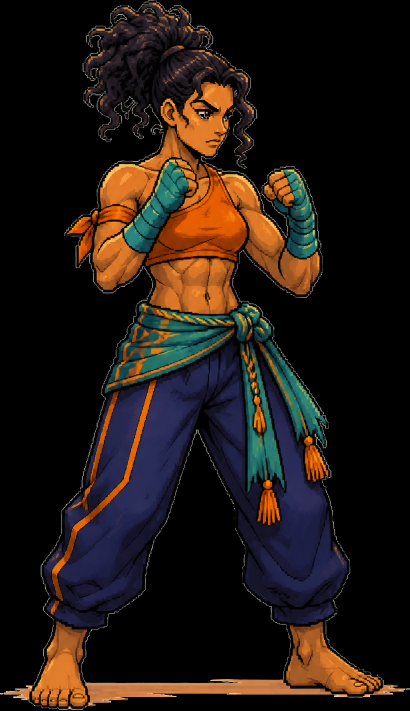
#> input picture SGDK_projects/_agent_laboratory/TAINA_RESAMPLING_ROUTE_LAB [VER.001] [SGDK 211] [GEN] [LAB] [ART_TRANSLATION]/inputs/canonical_crop_premultiplied.png, 819 x 1422 px (shown at 1/2 size)
$ python -i run_primary_artistic_cleanup.py   (imports and definitions only)
#> lines starting #> are read from the running program, lines starting #| are printed output that depends on the picture
#!/usr/bin/env python3
"""Localized artistic cleanup for the selected PRIMARY, lab-only.

This is a native-grid patch pass over the selected hybrid incumbent. It does
not regenerate the pose and it never uses the old v01-v04 assets as input.
Material ownership is authored from coordinate masks before palette remap;
it is deliberately reported as not_run until human/artistic review.
"""
import argparse, hashlib, json, sys
from pathlib import Path
from PIL import Image, ImageDraw

W,H=56,80
PARENT_ID="hybrid_cleanup_primary_im_lanczos3_rework_v01"
PARENT_SHA="cb6ff5c695c5e7b76e80d84ebd497f8f55e162561c0f2caeb0f345604c31529e"
OUT_ID="hybrid_cleanup_primary_im_lanczos3_rework_v02"
PALETTE=[(0,0,0),(34,0,0),(34,0,34),(68,34,68),(102,68,34),(136,68,34),(170,102,34),(204,136,68),(204,68,0),(238,102,0),(238,136,68),(0,68,68),(0,136,136),(0,170,170),(0,0,68),(34,34,102)]
ROLE_INDEX={"transparent":0,"outline":1,"hair_deep":2,"hair_base":3,"hair_highlight":4,"skin_shadow":5,"skin_base":6,"skin_highlight":7,"top_shadow":8,"top_base":9,"top_highlight":10,"wrap_shadow":11,"wrap_base":12,"wrap_highlight":13,"trouser_shadow":14,"trouser_base":15}
ROLE_OWNER={"transparent":0,"outline":1,"hair":2,"skin":3,"top":4,"wrap_sash":5,"trousers":6,"feet":3}
ALLOWED={"outline":[1],"hair":[2,3,4],"skin":[5,6,7],"top":[8,9,10],"wrap_sash":[11,12,13],"trousers":[14,15],"feet":[5,6,7]}

# Coordinate patches are intentional art decisions. Desired values are palette
# roles only as a temporary native-grid notation; they are remapped after the
# independent topology map is created. Null/no-op patches are not logged.
PATCHES=[]
# [25 lines not run here, left out]

def sha(p): return hashlib.sha256(p.read_bytes()).hexdigest()
def nearest(rgb, allowed): return min(allowed,key=lambda i:sum((rgb[c]-PALETTE[i][c])**2 for c in range(3)))
# [17 lines left out: function owner_at, not called in this run]

def evidence(im,out):
    out.mkdir(parents=True,exist_ok=True); rgba=im.convert("RGBA")
    for scale,name in ((2,"2x"),(3,"3x"),(8,"8x")): im.resize((W*scale,H*scale),Image.Resampling.NEAREST).save(out/f"preview_nearest_{name}.png")
    rgba.getchannel("A").point(lambda p:255 if p else 0).save(out/"silhouette_binary.png")
    for name,rgb in (("light",(238,238,230)),("dark",(28,30,38)),("chroma",(238,0,238))):
        bg=Image.new("RGBA",(W,H),rgb+(255,)); bg.alpha_composite(rgba); bg.convert("RGB").save(out/f"background_{name}.png")
    scene=Image.new("RGBA",(320,224),(68,102,102,255)); ImageDraw.Draw(scene).rectangle((0,168,319,223),fill=(34,34,68,255)); scene.alpha_composite(rgba,(132,88)); scene.convert("RGB").save(out/"composition_320x224.png")
    for name,box in {"head_face":(8,0,48,24),"shoulders_guard":(4,14,52,36),"waist_hip":(8,28,50,50),"knees":(4,48,52,68),"feet_ground":(0,66,56,80)}.items(): rgba.crop(box).resize(((box[2]-box[0])*8,(box[3]-box[1])*8),Image.Resampling.NEAREST).save(out/f"crop_{name}.png")
    contour=Image.new("P",(W,H),0); contour.putpalette(sum((list(c) for c in PALETTE),[])+[0,0,0]*240); cp=[]; pix=im.load()
    for y in range(H):
        for x in range(W): cp.append(1 if pix[x,y] and any(xx<0 or yy<0 or xx>=W or yy>=H or pix[xx,yy]==0 for xx,yy in ((x-1,y),(x+1,y),(x,y-1),(x,y+1))) else 0)
    contour.putdata(cp); contour.resize((W*8,H*8),Image.Resampling.NEAREST).save(out/"contour_overlay.png")

# [40 lines left out: function main, not called in this run]
# [1 line not run here, left out]

>>> import cv2
>>> picture = cv2.imread('../inputs/canonical_crop_premultiplied.png', cv2.IMREAD_GRAYSCALE)
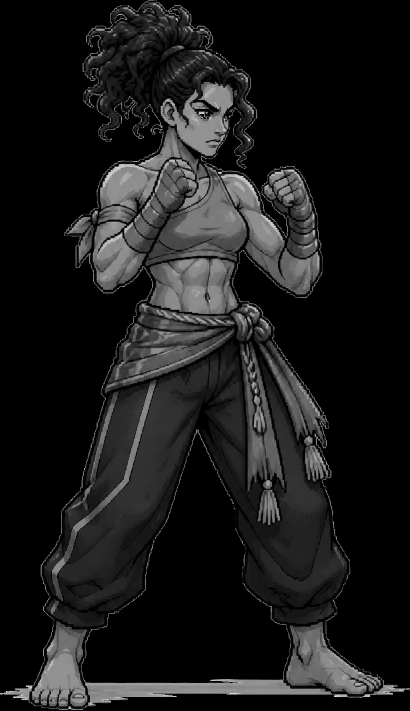
#> picture: shape (1422, 819) (shown at 1/2 size); min 0, max 240, mean 26.3
>>> result = evidence(picture, 'out.png')
#> (the run stopped early here; a loop or call above may not have finished)

$ run again, on SGDK_projects/AXE DE ACO FIGHTER [VER.001] [SGDK 211] [GEN] [PROTOTIPO] [LUTA]/data/source_art/axe_de_aco_fighter_native_concept_v001.png
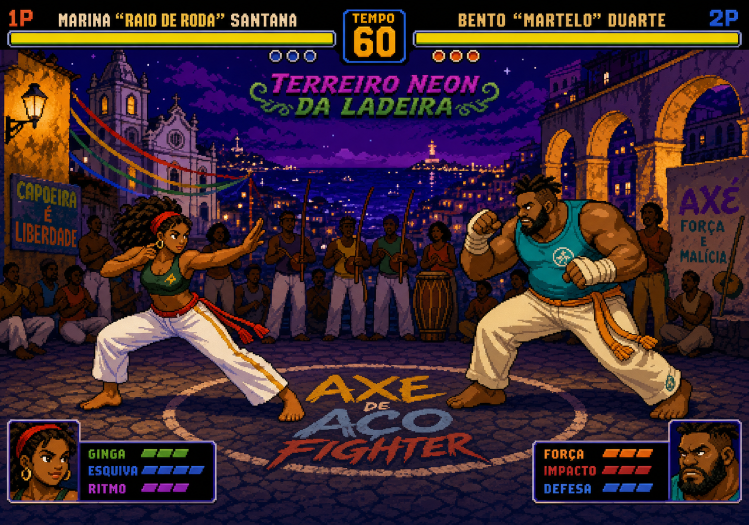
#> input picture SGDK_projects/AXE DE ACO FIGHTER [VER.001] [SGDK 211] [GEN] [PROTOTIPO] [LUTA]/data/source_art/axe_de_aco_fighter_native_concept_v001.png, 1498 x 1050 px (shown at 1/2 size)
#> `picture = cv2.imread('../inputs/canonical_crop_premultiplied.png', cv2..`:
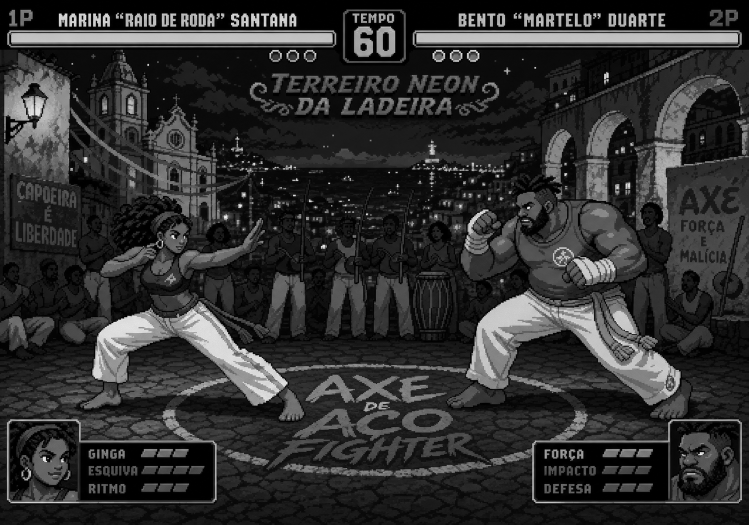
#> picture: shape (1050, 1498) (shown at 1/2 size); min 0, max 254, mean 48.1
